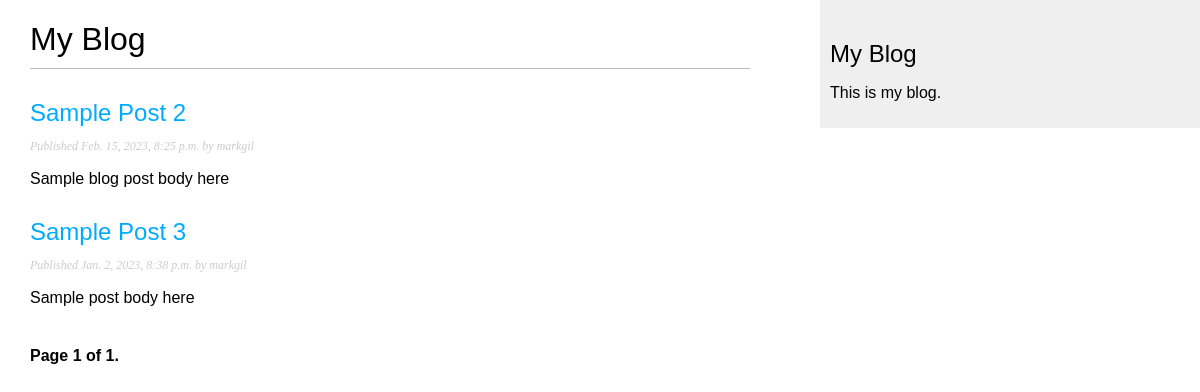
Page /blog/ on the earlier database version.
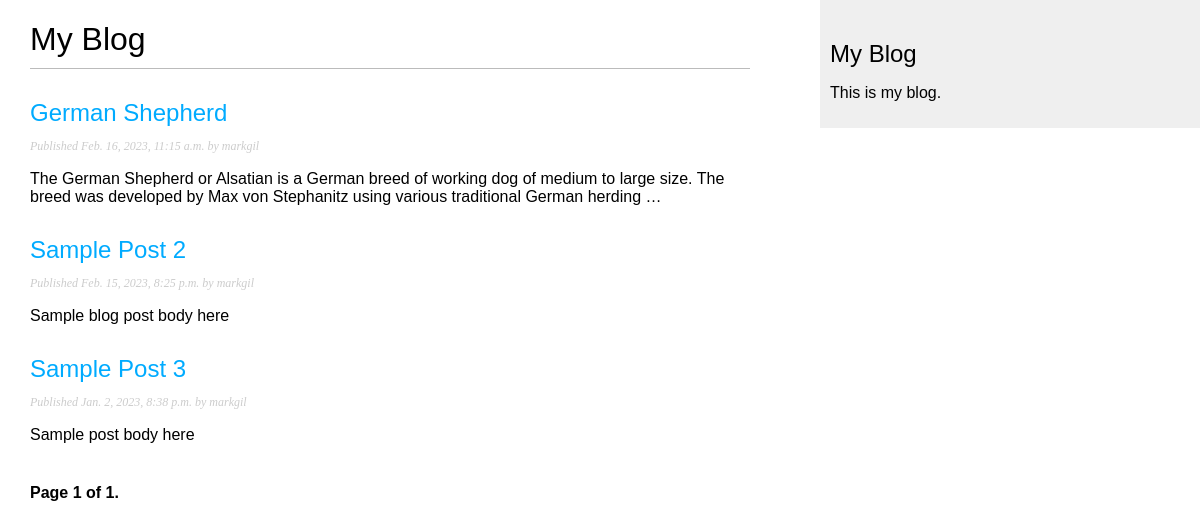
Same page on the later database version.
### blog/models.py (models this page shows, shortened)
class Post(models.Model):
    class Status(models.TextChoices):
        DRAFT = 'DF', 'Draft'
        PUBLISHED = 'PB', 'Published'
    title = models.CharField(max_length=250)
    slug = models.SlugField(max_length=250, unique_for_date='publish')
    author = models.ForeignKey(User,
                               on_delete=models.CASCADE,
                               related_name='blog_posts')
    body = models.TextField()
    publish = models.DateTimeField(default=timezone.now)
    created = models.DateTimeField(auto_now_add=True)
    updated = models.DateTimeField(auto_now=True)
    status = models.CharField(max_length=2,
                              choices=Status.choices,
                              default=Status.DRAFT)
    objects = models.Manager() # default manager
    published = PublishedManager() # our custom manager
    class Meta:
        ordering = ['-publish']
        indexes = [
            models.Index(fields=['-publish']),
        ]
    def get_absolute_url(self):
        return reverse('blog:post_detail', args=[self.publish.year,
                                                 self.publish.month,
                                                 self.publish.day,
                                                 self.slug])

### blog/views.py (the view)
# urls.py: path('', views.post_list, name='post_list'),
def post_list(request):
    post_list = Post.published.all()
    paginator = Paginator(post_list, 3)
    page_number = request.GET.get('page', 1)
    posts = paginator.page(page_number)
    return render(request,
                  'blog/post/list.html',
                  {'posts': posts})

### blog/models.py (called while the page is built)
    def get_queryset(self):
        return super().get_queryset()\
            .filter(status=Post.Status.PUBLISHED)

### blog/templates/blog/post/list.html (shortened to what this page needs)
{% extends "blog/base.html" %}
{% block content %}
    <h1>My Blog</h1>
    {% for post in posts %}
        <h2>
            <a href="{{ post.get_absolute_url }}">
                {{ post.title }}
            </a>
        </h2>
        <p class="date">
            Published {{ post.publish }} by {{ post.author }}
        </p>
        {{ post.body|truncatewords:30|linebreaks }}
    {% endfor %}
    {% include "pagination.html" with page=posts %}
{% endblock %}

### blog/templates/blog/base.html (shortened to what this page needs)
{% load static %}
<!DOCTYPE html>
<html>
    <head>
        <link rel="stylesheet" href="{% static "css/blog.css" %}">
    </head>
    <body>
        <div id="content">
            {% block content %}{% endblock %}
        </div>
        <div id="sidebar">
            <h2>My Blog</h2>
            <p>This is my blog.</p>
        </div>
    </body>
</html>

### blog/templates/pagination.html (shortened to what this page needs)
<div class="pagination">
    <span class="step-links">
        <span class="current">
            Page {{ page.number }} of {{ page.paginator.num_pages }}.
        </span>
    </span>
</div>

### blog/static/css/blog.css (style rules this page uses)
body { margin:0; padding:0; font-family:helvetica, sans-serif; }
a { color:#00abff; text-decoration:none; }
h1 { font-weight:normal; border-bottom:1px solid #bbb; padding:0 0 10px 0; }
h2 { font-weight:normal; margin:30px 0 0; }
#content { float:left; width:60%; padding:0 0 0 30px; }
#sidebar { float:right; width:30%; padding:10px; background:#efefef; height:100%; }
p.date { color:#ccc; font-family: georgia, serif; font-size: 12px; font-style: italic; }
.pagination { margin:40px 0; font-weight:bold; }

Differences in the rows shown:
added Post: title "German Shepherd", publish "Feb. 16, 2023, 11:15 a.m.", author "markgil", body "The German Shepherd or Alsatian is a German breed of working dog of medium to large size. The breed was developed by Max von Stephanitz using various traditional German herding …"
